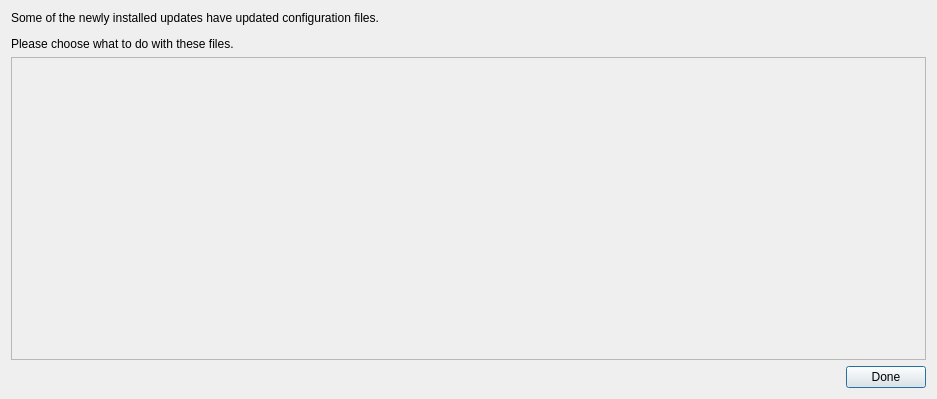
<?xml version="1.0" encoding="UTF-8"?>
<ui version="4.0">
 <class>ConffileHandlerDialog</class>
 <widget class="QDialog" name="ConffileHandlerDialog">
  <property name="geometry">
   <rect>
    <x>0</x>
    <y>0</y>
    <width>937</width>
    <height>399</height>
   </rect>
  </property>
  <property name="windowTitle">
   <string>Configuration File Conflicts</string>
  </property>
  <property name="windowIcon">
   <iconset resource="resources.qrc">
    <normaloff>:/res/images/update.svg</normaloff>:/res/images/update.svg</iconset>
  </property>
  <layout class="QVBoxLayout" name="verticalLayout_2">
   <item>
    <widget class="QLabel" name="label">
     <property name="text">
      <string>&lt;html&gt;&lt;head/&gt;&lt;body&gt;&lt;p&gt;Some of the newly installed updates have updated configuration files. &lt;/p&gt;&lt;p&gt;Please choose what to do with these files.&lt;/p&gt;&lt;/body&gt;&lt;/html&gt;</string>
     </property>
    </widget>
   </item>
   <item>
    <widget class="QScrollArea" name="scrollArea">
     <property name="horizontalScrollBarPolicy">
      <enum>Qt::ScrollBarAsNeeded</enum>
     </property>
     <property name="widgetResizable">
      <bool>true</bool>
     </property>
     <widget class="QWidget" name="scrollAreaWidgetContents">
      <property name="geometry">
       <rect>
        <x>0</x>
        <y>0</y>
        <width>917</width>
        <height>294</height>
       </rect>
      </property>
      <layout class="QVBoxLayout" name="conffileStack">
       <item>
        <spacer name="verticalSpacer">
         <property name="orientation">
          <enum>Qt::Vertical</enum>
         </property>
         <property name="sizeHint" stdset="0">
          <size>
           <width>20</width>
           <height>190</height>
          </size>
         </property>
        </spacer>
       </item>
      </layout>
     </widget>
    </widget>
   </item>
   <item>
    <layout class="QHBoxLayout" name="horizontalLayout">
     <item>
      <spacer name="horizontalSpacer">
       <property name="orientation">
        <enum>Qt::Horizontal</enum>
       </property>
       <property name="sizeHint" stdset="0">
        <size>
         <width>40</width>
         <height>20</height>
        </size>
       </property>
      </spacer>
     </item>
     <item>
      <widget class="QPushButton" name="doneButton">
       <property name="text">
        <string>Done</string>
       </property>
      </widget>
     </item>
    </layout>
   </item>
  </layout>
 </widget>
 <resources>
  <include location="resources.qrc"/>
 </resources>
 <connections/>
</ui>
